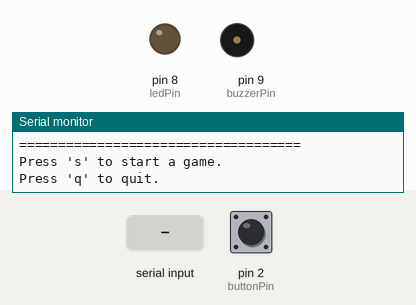
This sketch was run on a simulated Arduino Uno, built with avr-gcc and run on an emulated ATmega328P. Shown: output pins drawn as LEDs (lit = HIGH), buzzer (waves = sounding), the last lines printed to the serial monitor. The test bench sets the inputs (shaded band); at power-on: pin 2 (buttonPin) LOW. Random numbers use the default seed unless the sketch sets one.

Above: at 1.2 s.
1.3 s: "s" received over Serial
At 4.1 s:
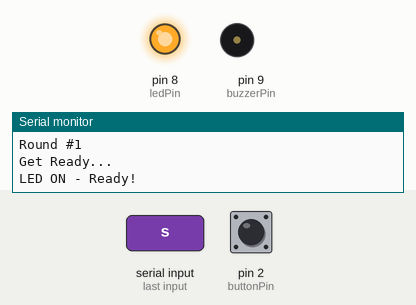
4.3 s: pin 2 (buttonPin) pulled HIGH for 3.2 s
At 5.9 s:
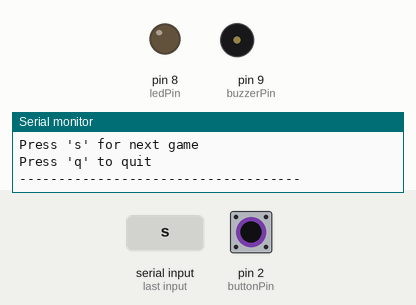
9.0 s: "S" received over Serial
At 14.6 s:
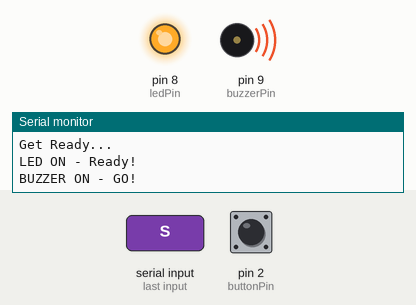
15.0 s: pin 2 (buttonPin) pulled HIGH for 0.15 s
At 15.8 s:
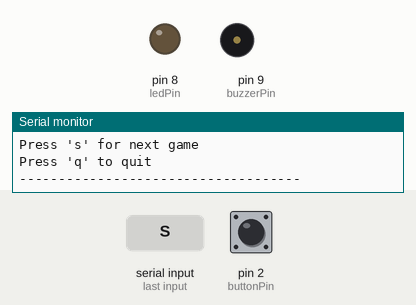
Timing chart, 0 to 18.0 s (numbered marks = the images above; inputs shaded):
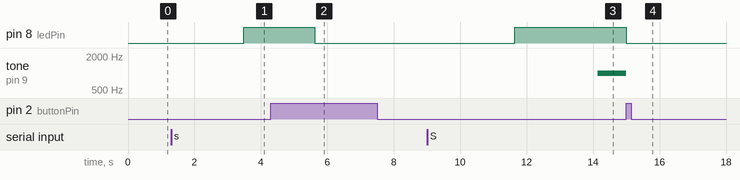

Measured:
- after the input at 1.3 s, pin 8 (ledPin): LOW → HIGH after 2.2 s
- after the input at 4.3 s, pin 8 (ledPin): HIGH → LOW after 1.3 s
- after the input at 9.0 s, pin 8 (ledPin): LOW → HIGH after 2.6 s; tone on pin 9 (buzzerPin): silent → 1000 Hz after 5.1 s
- after the input at 15.0 s, pin 8 (ledPin): HIGH → LOW at once; tone on pin 9 (buzzerPin): 1000 Hz → silent at once

The sketch:

te-time-reaction-game.ino
```cpp
// Time Reaction Game
// LED -> Pin 8
// Buzzer -> Pin 9
// Button -> Pin 2

const int ledPin = 8;
const int buzzerPin = 9;
const int buttonPin = 2;

unsigned long bestReaction = 999999;
int bestRound = 0;
int roundNumber = 0;

void setup() {
  pinMode(ledPin, OUTPUT);
  pinMode(buzzerPin, OUTPUT);
  pinMode(buttonPin, INPUT);

  Serial.begin(9600);

  randomSeed(analogRead(A0));

  Serial.println("====================================");
  Serial.println("      TIME REACTION GAME");
  Serial.println("====================================");
  Serial.println("Press 's' to start a game.");
  Serial.println("Press 'q' to quit.");
}

void loop() {

  if (Serial.available()) {

    char command = Serial.read();

    if (command == 's' || command == 'S') {

      roundNumber++;

      Serial.println();
      Serial.print("Round #");
      Serial.println(roundNumber);

      Serial.println("Get Ready...");

      // Random wait before LED
      delay(random(1000, 4000));

      digitalWrite(ledPin, HIGH);
      Serial.println("LED ON - Ready!");

      // Random wait before buzzer
      delay(random(1000, 3000));

      tone(buzzerPin, 1000);
      Serial.println("BUZZER ON - GO!");

      unsigned long startTime = millis();

      while (digitalRead(buttonPin) == LOW) {
        // Wait for player
      }

      unsigned long reactionTime = millis() - startTime;

      noTone(buzzerPin);
      digitalWrite(ledPin, LOW);

      Serial.print("Reaction Time: ");
      Serial.print(reactionTime);
      Serial.println(" ms");

      if (reactionTime < bestReaction) {
        bestReaction = reactionTime;
        bestRound = roundNumber;
      }

      Serial.println("------------------------------------");
      Serial.println("Press 's' for next game");
      Serial.println("Press 'q' to quit");
      Serial.println("------------------------------------");

      delay(2000);
    }

    else if (command == 'q' || command == 'Q') {

      Serial.println();
      Serial.println("====================================");

      if (bestRound > 0) {

        Serial.print("Wow CANDY HEART your least reaction time is: ");
        Serial.print(bestReaction);
        Serial.println(" ms");

        Serial.print("Achieved in Round #");
        Serial.println(bestRound);
      }
      else {
        Serial.println("No games played.");
      }

      Serial.println("====================================");

      while (true) {
        // Stop program
      }
    }
  }
}
```
